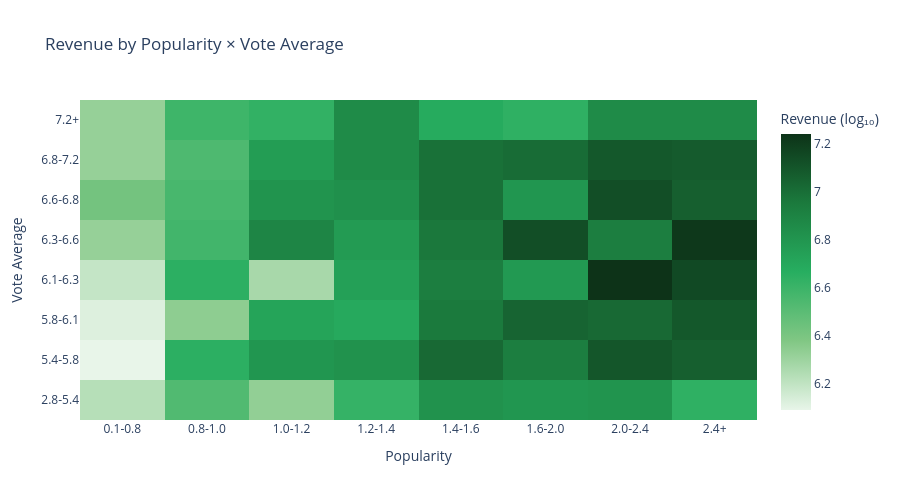

The cell this chart's notebook holds for it:
### Code cell
# Heatmap 3: Popularity (X) × Vote Average (Y) → Avg log₁₀(Revenue) color
hm3 = {}
for pop, vote, budget, revenue in hm_df:
    pi, vi = find_bin(pop, pop_edges), find_bin(vote, vote_edges)
    key = (vi, pi)
    if key not in hm3:
        hm3[key] = [0, 0]
    hm3[key][0] += math.log10(revenue) if revenue > 0 else 0
    hm3[key][1] += 1

z3 = [[round(hm3[(vi, pi)][0] / hm3[(vi, pi)][1], 2) if (vi, pi) in hm3 else None for pi in range(n_bins)] for vi in range(n_bins)]
z3_flat = [v for row in z3 for v in row if v is not None]

fig = go.Figure(data=go.Heatmap(
    z=z3, x=pop_labels, y=vote_labels,
    zmin=min(z3_flat), zmax=max(z3_flat),
    colorscale=[[0, '#e8f5e9'], [0.25, '#81c784'], [0.5, '#27ae60'], [0.75, '#1b7a3d'], [1, '#0d3318']],
    hoverongaps=False,
    hovertemplate='Popularity: %{x}<br>Vote Avg: %{y}<br>Avg Revenue: %{z} (log₁₀)<extra></extra>',
    colorbar=dict(title='Revenue (log₁₀)')
))
fig.update_layout(
    title='Revenue by Popularity × Vote Average',
    xaxis_title='Popularity', yaxis_title='Vote Average',
    width=900, height=500
)
fig.show()

### Figure 1 — Plotly figure (JSON) as saved in the notebook; plotly's stock layout.template omitted (floating-point values rounded to 4 significant figures)
{"data": [{"colorbar": {"title": {"text": "Revenue (log₁₀)"}}, "colorscale": [[0, "#e8f5e9"], [0.25, "#81c784"], [0.5, "#27ae60"], [0.75, "#1b7a3d"], [1, "#0d3318"]], "hoverongaps": false, "hovertemplate": "Popularity: %{x}<br>Vote Avg: %{y}<br>Avg Revenue: %{z} (log₁₀)<extra></extra>", "type": "heatmap", "x": ["0.1-0.8", "0.8-1.0", "1.0-1.2", "1.2-1.4", "1.4-1.6", "1.6-2.0", "2.0-2.4", "2.4+"], "y": ["2.8-5.4", "5.4-5.8", "5.8-6.1", "6.1-6.3", "6.3-6.6", "6.6-6.8", "6.8-7.2", "7.2+"], "z": [[6.23, 6.53, 6.33, 6.62, 6.82, 6.8, 6.81, 6.64], [6.09, 6.65, 6.8, 6.82, 7.02, 6.93, 7.1, 7.06], [6.12, 6.34, 6.72, 6.69, 6.95, 7.04, 7.02, 7.09], [6.19, 6.65, 6.27, 6.74, 6.93, 6.78, 7.24, 7.15], [6.32, 6.58, 6.89, 6.77, 6.96, 7.13, 6.93, 7.22], [6.42, 6.56, 6.81, 6.83, 6.99, 6.8, 7.13, 7.06], [6.32, 6.54, 6.76, 6.86, 6.99, 7.01, 7.09, 7.08], [6.32, 6.59, 6.63, 6.86, 6.68, 6.64, 6.86, 6.86]], "zmax": 7.24, "zmin": 6.09}], "layout": {"height": 500, "title": {"text": "Revenue by Popularity × Vote Average"}, "width": 900, "xaxis": {"title": {"text": "Popularity"}}, "yaxis": {"title": {"text": "Vote Average"}}}}
